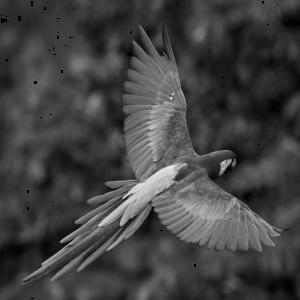
#> input picture T6/paris.jpg, 300 x 300 px; the run also reads 1 picture not shown here
$ python t6.py   (older library calls are emulated)
#> lines starting #> are read from the running program, lines starting #| are printed output that depends on the picture; long printed decimals are rounded
# Lucas de Oliveira Pacheco 9293182 SCC0251 2018/1 Trabalho 6 - Restauracao de Imagens

import imageio
import numpy as np

# Faz uma matriz circular em relacao a um filtro de tamanho n
def wrap(img, n):
    m = n//2
    ret = np.zeros((img.shape[0] + 2*m, img.shape[1] + 2*m))

    for i in range(img.shape[0] + 2*m):
        for j in range(img.shape[1] + 2*m):
            ii = (i - m)%img.shape[0]
            jj = (j - m)%img.shape[1]
            ret[i, j] = img[ii, jj]

    return ret

# Implementacao do Filtro Adaptativo de Reducao do Ruido Local
# Iout = Inoisy - (var_noisy/var_N)*(Inoisy - MeanN)
def filtro_adaptativo_reducao(img, n, alpha, EPS = 0.001):
    ret = np.zeros(img.shape).astype(np.float)
    img = wrap(img, n).astype(np.float)

    var = alpha*alpha
    m = n//2

    for i in range(ret.shape[0]):
        for j in range(ret.shape[1]):
            # pixel de img estao deslocados em relacao a sua posicao original devido ao wrap
            ii = i + m
            jj = j + m

            filtro = img[ii-m:ii+m+1, jj-m:jj+m+1]

            # Calculo da media
            media = np.mean(filtro)
            # Calculo da variacao local
            var_local = np.var(filtro)

            # Se var_local muito pequena mantem pixel
            if(var_local < EPS):
                ret[i,j] = img[ii,jj]
            else:
                # aplicacao da formula
                ret[i,j] = img[ii,jj] - (var*(img[ii,jj] - media))/var_local

    return ret.astype(np.uint8)

# Implementacao do Filtro Adaptativo de Mediana
# [75 lines left out: functions filtro_adaptativo_mediana, filtro_media_contra_harmonica, not called in this run]


Icomp = imageio.imread(str(input()).rstrip())   # Imagem original para comparacao
#> the answer given: paris.jpg
#> Icomp is the input picture: shape (300, 300); min 0, max 245, mean 66.2
Inoisy = imageio.imread(str(input()).rstrip())  # Imagem ruidosa para filtragem
#> the answer given: sydney.jpg
op = int(input())   # metodo escolhido
#> the answer given: 1
N = int(input())    # tamanho do filtro(N): NxN
#> the answer given: 3

if op == 1:
    # metodo 1
    alpha = float(input())
#> the answer given: 3
    Iout = filtro_adaptativo_reducao(Inoisy, N, alpha)
#> after the loop in filtro_adaptativo_reducao, `for i in range(ret.shape[0]):`:
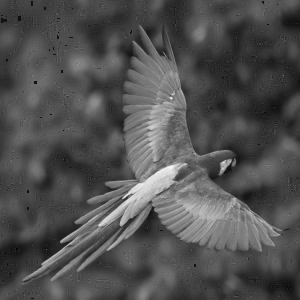
#> ret: shape (300, 300) float64; min -16.5, max 244.5, mean 66.2; drawn with min black and max white
elif op == 2:
    # metodo 2
    M = int(input())
    Iout = filtro_adaptativo_mediana(Inoisy, N, M)
else:
    # metodo 3
    Q = float(input())
    Iout = filtro_media_contra_harmonica(Inoisy, N, Q)


'''
import matplotlib.pyplot as plt

plt.imshow(Inoisy, cmap='gray')
plt.show()

plt.imshow(Iout, cmap='gray')
plt.show()
'''

# calculo e print do erro rmse
assert(Iout.shape == Icomp.shape)
R, S  = Iout.shape
#> R = 300; S = 300
rmse = np.sqrt(np.sum(np.square(Icomp - Iout)) / (R * S))
#> rmse = 2.85
print("%.5f" % rmse)
#| 2.849
